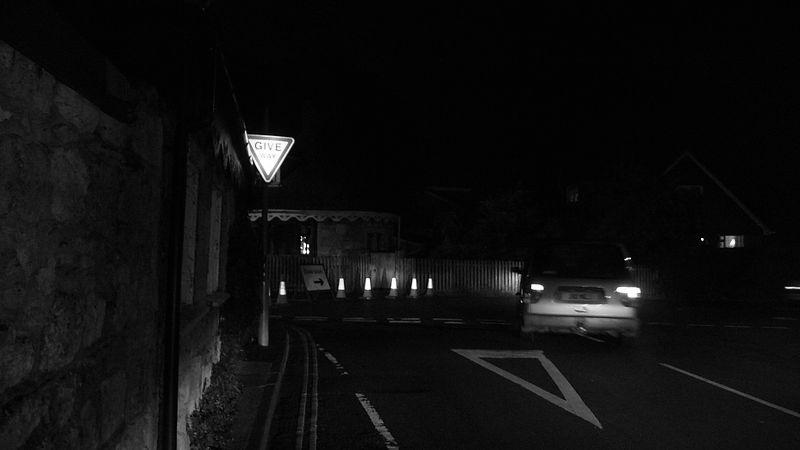
%> input picture Exercise 1/Pics/dark_road_1.jpg, 800 x 450 px
$ octave question4_2.m   (GNU Octave 9; MATLAB toolbox functions it lacks are replaced by stand-ins)
%> lines starting %> are read from the running program, lines starting %| are printed output that depends on the picture

% List of image filenames
filenames = {'dark_road_1.jpg', 'dark_road_2.jpg', 'dark_road_3.jpg'};

for k = 1:numel(filenames)
    % Read image
    I = imread(filenames{k});
%> I is the input picture: size 450x800 uint8; min 0, max 255, mean 14.6


    if ndims(I) == 3
        Igray = rgb2gray(I);
    else
        Igray = I;
    end

    % Apply global histogram equalization
    Ieq = histeq(Igray);
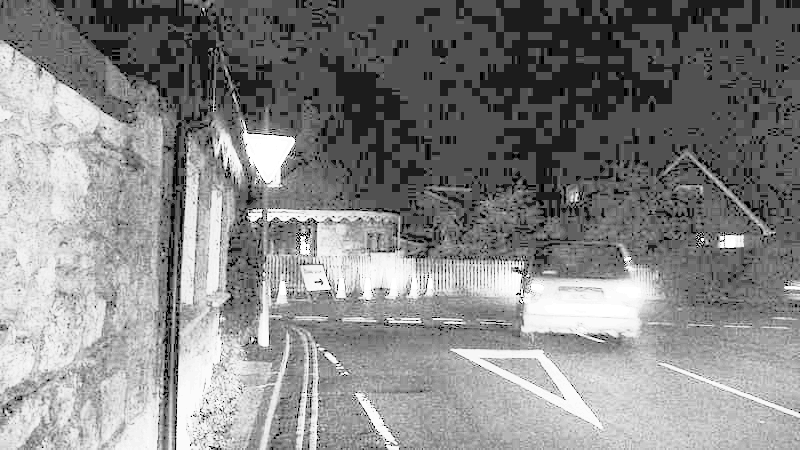
%> Ieq: size 450x800 uint8; min 0, max 255, mean 134.5

    % Compute histogram of equalized image
    counts_eq = imhist(Ieq);
%> counts_eq = 256 values, max 72065 at index 82, min 0 at index 2, mean 1406.2
    levels = 0:255;


    figure('Name', ['Equalization Results: ' filenames{k}], 'NumberTitle', 'off');


    subplot(1,3,1);
    imshow(Igray);
    title('Original Grayscale');


    subplot(1,3,2);
    imshow(Ieq);
    title('Equalized Image');


    subplot(1,3,3);
    bar(levels, counts_eq, 'BarWidth', 1);
    xlim([0 255]);
    xlabel('Intensity Value');
    ylabel('Pixel Count');
    title('Histogram After Equalization');
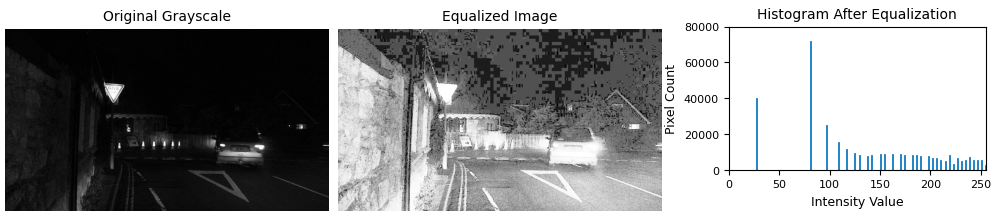
%> figure redrawn from the program's plot data, 3 panels


end
%> pass 2 of the loop `for k = 1:numel(filenames)`:
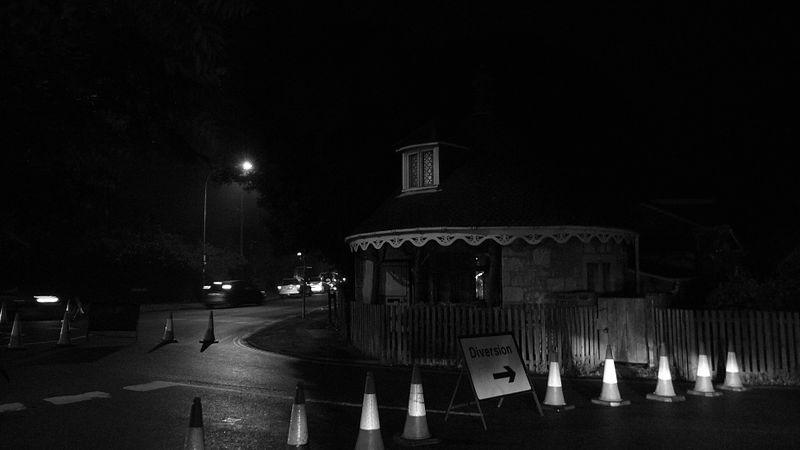
%> input picture Exercise 1/Pics/dark_road_2.jpg, 800 x 450 px
%> I is the input picture: size 450x800 uint8; min 0, max 255, mean 16.8
%> `Ieq = histeq(Igray);`:
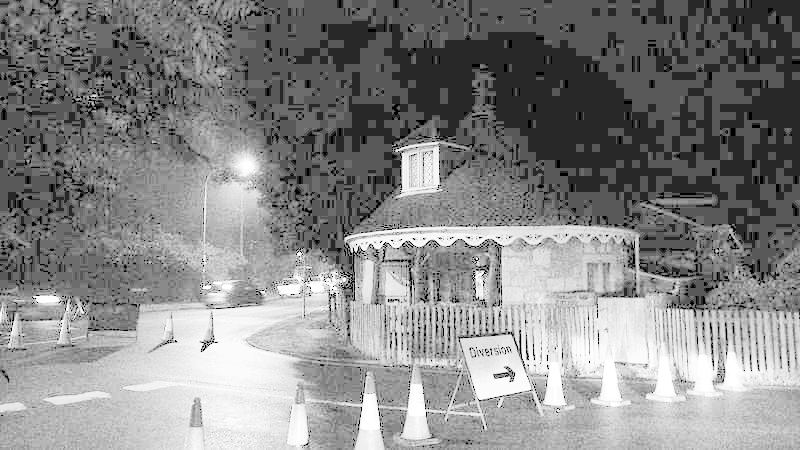
%> Ieq: size 450x800 uint8; min 0, max 255, mean 134.9
%> counts_eq = 256 values, max 68343 at index 90, min 0 at index 2, mean 1406.2
%> `title('Histogram After Equalization');`:
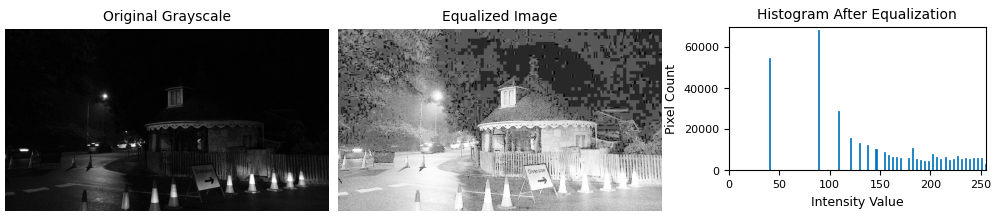
%> figure redrawn from the program's plot data, 3 panels
%> pass 3 of the loop `for k = 1:numel(filenames)`:
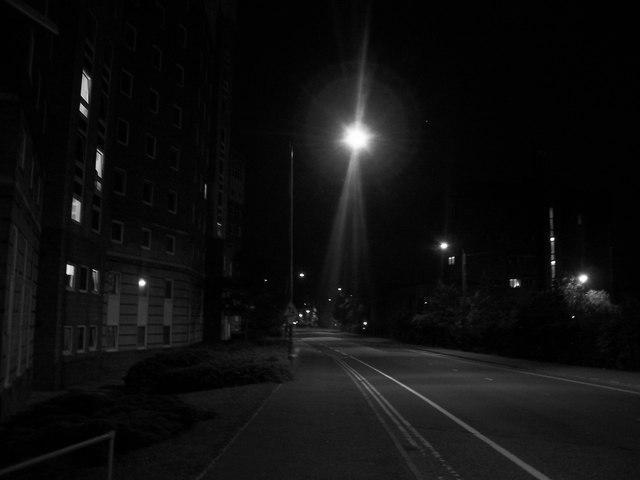
%> input picture Exercise 1/Pics/dark_road_3.jpg, 640 x 480 px
%> I is the input picture: size 480x640 uint8; min 0, max 255, mean 15.2
%> `Ieq = histeq(Igray);`:
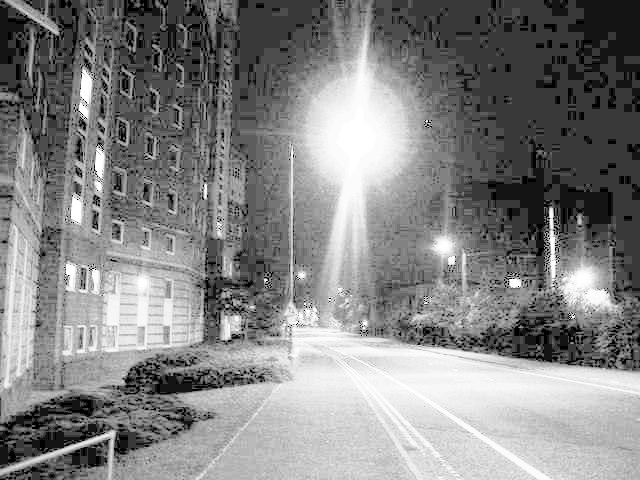
%> Ieq: size 480x640 uint8; min 0, max 255, mean 131.7
%> counts_eq = 256 values, max 46411 at index 58, min 0 at index 2, mean 1200
%> `title('Histogram After Equalization');`:
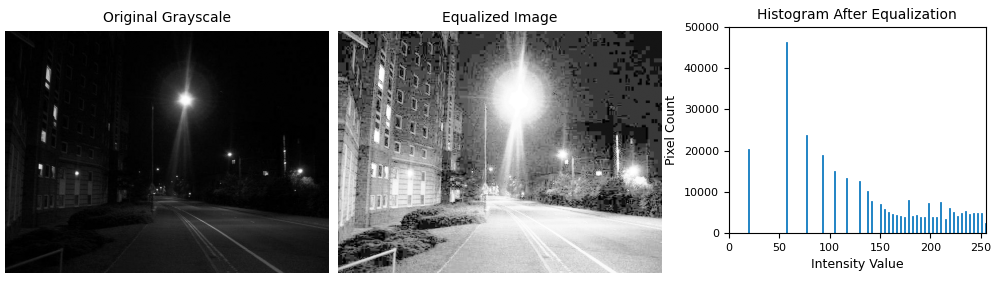
%> figure redrawn from the program's plot data, 3 panels
